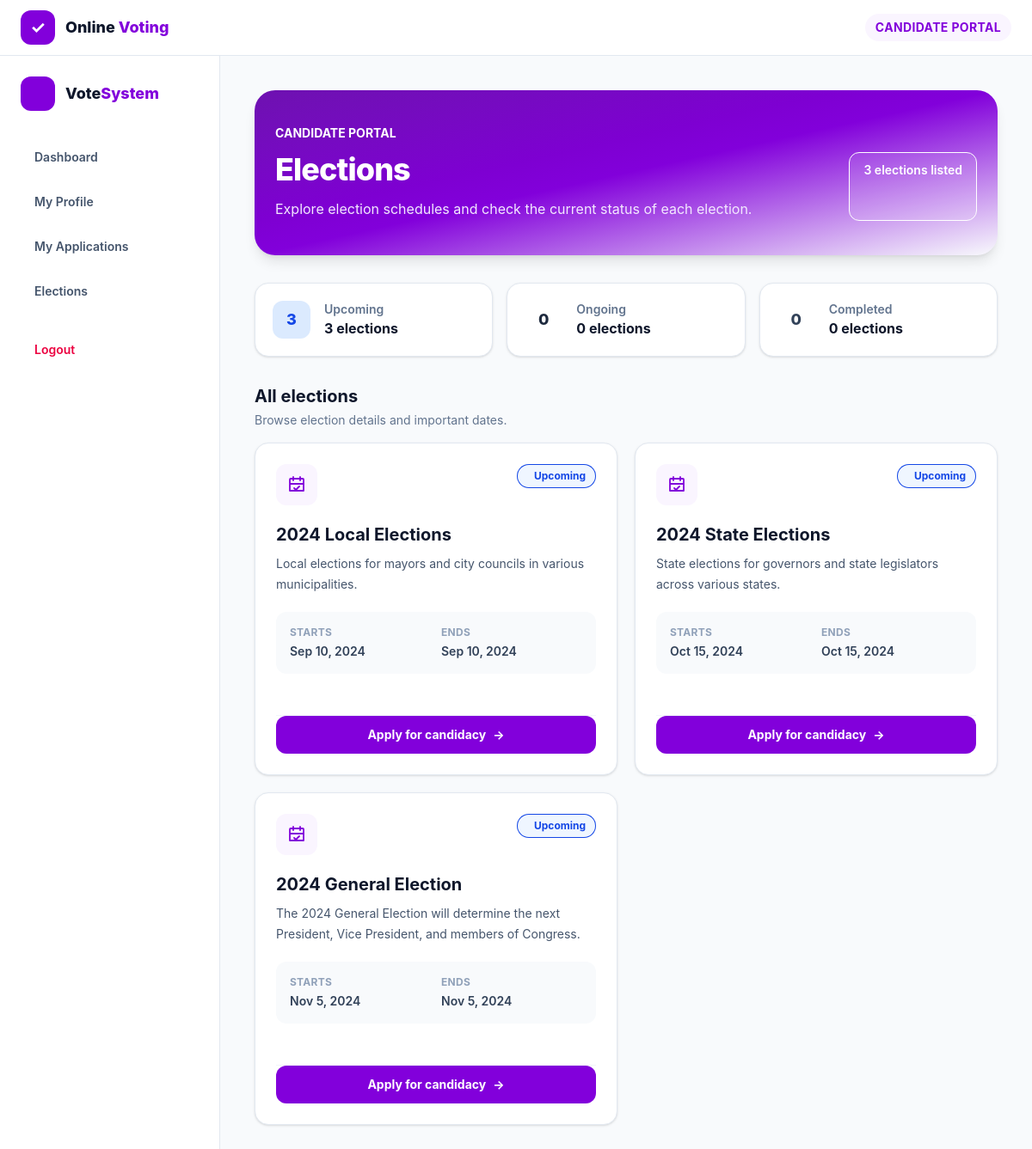
The app's page /common/elections.php with its own data.
### tables this page shows
CREATE TABLE elections (
    id INT AUTO_INCREMENT PRIMARY KEY,
    title VARCHAR(100) NOT NULL UNIQUE,
    description TEXT NOT NULL,
    start_date DATETIME NOT NULL,
    end_date DATETIME NOT NULL,
    status ENUM('upcoming', 'ongoing', 'completed') NOT NULL DEFAULT 'upcoming',
    created_at TIMESTAMP DEFAULT CURRENT_TIMESTAMP,
    updated_at TIMESTAMP DEFAULT CURRENT_TIMESTAMP ON UPDATE CURRENT_TIMESTAMP
);

### common/elections.php (the view, shortened to what this page needs)
<?php
require_once __DIR__ . '/../app/config/database.php';
$stmt = $pdo->prepare("SELECT * FROM `elections` ORDER BY start_date ASC");
$stmt->execute();
$elections = $stmt->fetchAll(PDO::FETCH_ASSOC);
$electionCounts = ['upcoming' => 0, 'ongoing' => 0, 'completed' => 0];
foreach ($elections as $election) {
    if (isset($electionCounts[$election['status']])) {
        $electionCounts[$election['status']]++;
    }
}
$statusStyles = [
    'upcoming' => 'bg-blue-50 text-blue-700 ring-blue-600/20',
    'ongoing' => 'bg-emerald-50 text-emerald-700 ring-emerald-600/20',
    'completed' => 'bg-slate-100 text-slate-600 ring-slate-500/20',
];
$escape = static fn($value): string => htmlspecialchars((string) ($value ?? ''), ENT_QUOTES, 'UTF-8');
$formatDate = static function ($date): string {
    $timestamp = strtotime($date);
    return $timestamp === false ? 'Date unavailable' : date('M j, Y', $timestamp);
};
?>
<!DOCTYPE html>
<html lang="en">
<head>
    <link rel="stylesheet" href="../public/css/app.css">
</head>
<body class="min-h-screen bg-slate-50 text-slate-800">
    <?php include '../includes/candidate/candidate_header.php'; ?>
    <div class="flex min-h-[calc(100vh-65px)] flex-col md:flex-row">
        <?php include '../includes/candidate/candidate_sidebar.php'; ?>
        <main class="min-w-0 flex-1 px-4 py-8 sm:px-6 sm:py-10 lg:px-10">
            <div class="mx-auto max-w-6xl">
                <header class="mb-8 rounded-3xl bg-gradient-to-br from-purple-800 via-purple-700 to-indigo-700 px-6 py-8 text-white shadow-lg shadow-purple-900/10 sm:px-9 sm:py-10">
                    <p class="text-sm font-bold uppercase tracking-[0.18em] text-purple-200">Candidate Portal</p>
                    <div class="mt-3 flex flex-col justify-between gap-5 sm:flex-row sm:items-end">
                        <div>
                            <h1 class="text-3xl font-extrabold tracking-tight sm:text-4xl">Elections</h1>
                            <p class="mt-3 max-w-2xl leading-7 text-purple-100">
                                Explore election schedules and check the current status of each election.
                            </p>
                        </div>
                        <p class="shrink-0 rounded-xl border border-white/20 bg-white/10 px-4 py-2.5 text-sm font-semibold">
                            <?= count($elections) ?> <?= count($elections) === 1 ? 'election' : 'elections' ?> listed
                        </p>
                    </div>
                </header>
                <section aria-label="Election status summary" class="mb-8 grid gap-4 sm:grid-cols-3">
                    <?php foreach ([
                        ['Upcoming', $electionCounts['upcoming'], 'bg-blue-100 text-blue-700'],
                        ['Ongoing', $electionCounts['ongoing'], 'bg-emerald-100 text-emerald-700'],
                        ['Completed', $electionCounts['completed'], 'bg-slate-100 text-slate-700'],
                    ] as [$label, $count, $colorClass]): ?>
                        <div class="flex items-center gap-4 rounded-2xl border border-slate-200 bg-white p-5 shadow-sm">
                            <span class="flex h-11 w-11 items-center justify-center rounded-xl text-lg font-extrabold <?= $colorClass ?>">
                                <?= $count ?>
                            </span>
                            <div>
                                <p class="text-sm font-semibold text-slate-500"><?= $label ?></p>
                                <p class="font-bold text-slate-900"><?= $count ?> <?= $count === 1 ? 'election' : 'elections' ?></p>
                            </div>
                        </div>
                    <?php endforeach; ?>
                </section>
                <?php if (!$elections): ?>
                    <section class="rounded-2xl border border-dashed border-slate-300 bg-white px-6 py-14 text-center">
                        <span class="mx-auto flex h-14 w-14 items-center justify-center rounded-2xl bg-purple-50 text-purple-700">
                            <svg class="h-7 w-7" viewBox="0 0 24 24" fill="none" stroke="currentColor" stroke-width="1.8" aria-hidden="true">
                                <path stroke-linecap="round" stroke-linejoin="round" d="M8 7V3m8 4V3M4 11h16M5 5h14a1 1 0 0 1 1 1v13H4V6a1 1 0 0 1 1-1Z" />
                            </svg>
                        </span>
                        <h2 class="mt-5 text-lg font-bold text-slate-900">No elections available</h2>
                        <p class="mx-auto mt-2 max-w-md text-sm leading-6 text-slate-500">
                            There are no elections to display right now. Please check back later for updates.
                        </p>
                    </section>
                <?php else: ?>
                    <section aria-label="All elections">
                        <div class="mb-4">
                            <h2 class="text-xl font-bold text-slate-900">All elections</h2>
                            <p class="mt-1 text-sm text-slate-500">Browse election details and important dates.</p>
                        </div>
                        <div class="grid gap-5 lg:grid-cols-2">
                            <?php foreach ($elections as $election):
                                $status = $election['status'] ?? '';
                                $statusClass = $statusStyles[$status] ?? 'bg-gray-100 text-gray-700 ring-gray-500/20';
                            ?>
                                <article class="group flex h-full flex-col rounded-2xl border border-slate-200 bg-white p-6 shadow-sm transition duration-200 hover:-translate-y-1 hover:border-purple-200 hover:shadow-lg sm:p-7">
                                    <div class="flex items-start justify-between gap-4">
                                        <div class="flex h-12 w-12 shrink-0 items-center justify-center rounded-xl bg-purple-50 text-purple-700">
                                            <svg class="h-6 w-6" viewBox="0 0 24 24" fill="none" stroke="currentColor" stroke-width="1.8" aria-hidden="true">
                                                <path stroke-linecap="round" stroke-linejoin="round" d="M8 7V3m8 4V3M4 11h16M5 5h14a1 1 0 0 1 1 1v13H4V6a1 1 0 0 1 1-1Z" />
                                                <path stroke-linecap="round" stroke-linejoin="round" d="m9 16 2 2 4-4" />
                                            </svg>
                                        </div>
                                        <span class="inline-flex items-center gap-2 rounded-full px-3 py-1.5 text-xs font-bold capitalize ring-1 ring-inset <?= $statusClass ?>">
                                            <?= ucfirst($escape($status ?: 'unknown')) ?>
                                        </span>
                                    </div>
                                    <h3 class="mt-5 text-xl font-bold leading-snug text-slate-900">
                                        <?= $escape($election['title'] ?? 'Untitled election') ?>
                                    </h3>
                                    <p class="mt-2 min-h-12 whitespace-pre-line text-sm leading-6 text-slate-600">
                                        <?= $escape($election['description'] ?? 'No election description is available.') ?>
                                    </p>
                                    <div class="mt-5 grid gap-3 rounded-xl bg-slate-50 p-4 sm:grid-cols-2">
                                        <div>
                                            <p class="text-xs font-bold uppercase tracking-wide text-slate-400">Starts</p>
                                            <p class="mt-1 text-sm font-semibold text-slate-700"><?= $escape($formatDate($election['start_date'] ?? '')) ?></p>
                                        </div>
                                        <div>
                                            <p class="text-xs font-bold uppercase tracking-wide text-slate-400">Ends</p>
                                            <p class="mt-1 text-sm font-semibold text-slate-700"><?= $escape($formatDate($election['end_date'] ?? '')) ?></p>
                                        </div>
                                    </div>
                                    <div class="mt-6 border-t border-slate-100 pt-5">
                                        <?php if ($status === 'upcoming'): ?>
                                            <a href="../candidate/registration.php" class="inline-flex w-full items-center justify-center gap-2 rounded-xl bg-purple-700 px-4 py-3 text-sm font-bold text-white transition hover:bg-purple-800 focus:outline-none focus:ring-4 focus:ring-purple-200">
                                                Apply for candidacy
                                                <span aria-hidden="true">&rarr;</span>
                                            </a>
                                        <?php else: ?>
                                            <span class="inline-flex w-full items-center justify-center rounded-xl bg-emerald-50 px-4 py-3 text-sm font-bold text-emerald-700">
                                                Election in progress
                                            </span>
                                        <?php endif; ?>
                                    </div>
                                </article>
                            <?php endforeach; ?>
                        </div>
                    </section>
                <?php endif; ?>
            </div>
        </main>
    </div>
</body>
</html>

### includes/candidate/candidate_header.php
<header class="sticky top-0 z-30 border-b border-slate-200 bg-white/95 backdrop-blur">
    <nav class="mx-auto flex max-w-[1600px] items-center justify-between px-4 py-3 sm:px-6">
        <a href="dashboard.php" class="flex items-center gap-3">
            <span class="flex h-10 w-10 items-center justify-center rounded-xl bg-purple-700 text-xl font-bold text-white">✓</span>
            <span class="text-lg font-extrabold text-slate-900">
                Online <span class="text-purple-700">Voting</span>
            </span>
        </a>
        <span class="rounded-full bg-purple-50 px-3 py-1.5 text-xs font-bold uppercase tracking-wide text-purple-700 sm:text-sm">
            Candidate Portal
        </span>
    </nav>
</header>

### includes/candidate/candidate_sidebar.php (shortened to what this page needs)
<?php
$currentPage = basename($_SERVER['PHP_SELF']);
$navigation = [
    'dashboard.php' => ['Dashboard', 'dashboard.php'],
    'profile.php' => ['My Profile', 'profile.php'],
    'registration.php' => ['My Applications', 'registration.php'],
    '../common/elections.php' => ['Elections', '../common/elections.php'],
];
?>
<aside class="w-full shrink-0 border-b border-slate-200 bg-white p-4 text-slate-700 md:w-64 md:border-b-0 md:border-r md:p-6">
    <a href="dashboard.php" class="mb-5 flex items-center gap-3 md:mb-8">
        <span class="flex h-10 w-10 items-center justify-center rounded-xl bg-purple-700 text-xl font-bold text-white">
        </span>
        <span class="text-lg font-extrabold text-slate-900">
            Vote<span class="text-purple-700">System</span>
        </span>
    </a>
    <nav aria-label="Candidate navigation" class="grid grid-cols-2 gap-2 md:grid-cols-1">
        <?php foreach ($navigation as $page => [$label, $href]):
            $isActive = $currentPage === $page;
        ?>
            <a href="<?= htmlspecialchars($href, ENT_QUOTES, 'UTF-8') ?>"
                <?= $isActive ? 'aria-current="page"' : '' ?>
                class="rounded-xl px-4 py-3 text-sm font-semibold transition <?= $isActive
                    ? 'bg-purple-50 text-purple-800 ring-1 ring-inset ring-purple-100'
                    : 'text-slate-600 hover:bg-slate-50 hover:text-purple-700' ?>">
                <?= htmlspecialchars($label, ENT_QUOTES, 'UTF-8') ?>
            </a>
        <?php endforeach; ?>
        <a href="../public/logout.php"
            class="rounded-xl px-4 py-3 text-sm font-semibold text-rose-600 transition hover:bg-rose-50 md:mt-4">
            Logout
        </a>
    </nav>
</aside>

### records on screen
elections: status "Upcoming", title "2024 Local Elections", description "Local elections for mayors and city councils in various municipalities.", start_date "Sep 10, 2024", end_date "Sep 10, 2024", shows "Apply for candidacy"
elections: status "Upcoming", title "2024 State Elections", description "State elections for governors and state legislators across various states.", start_date "Oct 15, 2024", end_date "Oct 15, 2024", shows "Apply for candidacy"
elections: status "Upcoming", title "2024 General Election", description "The 2024 General Election will determine the next President, Vice President, and members of Congress.", start_date "Nov 5, 2024", end_date "Nov 5, 2024", shows "Apply for candidacy"

### other values on screen
$label "Dashboard"
$label "My Profile"
$label "My Applications"
$label "Elections"
count($elections) "3"
$count "3"
$label "Upcoming"
$count "0"
$label "Ongoing"
$label "Completed"
